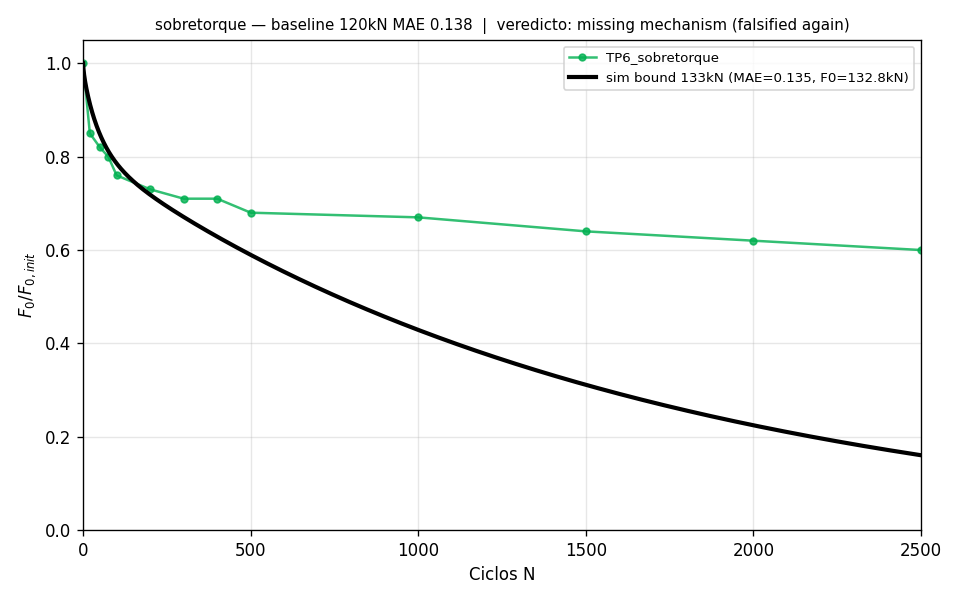

This chart was generated by the following Python code:
"""Fase 2 — discriminacao do sobretorque (MODEL_LEGITIMACY §4.5).

O Estagio A nao fecha o sobretorque: F0_test cravou no bound de 120 kN, MAE
0.1378 (18.9x o fit local de 1 parametro). Duas hipoteses:
  (A) bound apertado demais — a pre-carga real do ensaio (over-torque) era
      > 120 kN; com o teto elevado ao limite de sanidade (0.9*Rp0.2*A_s ~
      132.8 kN) o fit compartilhado alcanca o sobretorque.
  (B) mecanismo faltante — over-torque introduz um regime dependente da
      pressao de contato (atrito/wear/assentamento) ausente na fisica atual;
      elevar o teto NAO resgata o sobretorque.

Este experimento re-roda o Estagio A com o UNICO input mudado (teto do
estimate_F0 do sobretorque), le o baseline COMMITADO e classifica o resultado
com thresholds PRE-REGISTRADOS. Artefatos proprios; o bloco `shared` canonico
NUNCA e escrito (mesma disciplina de creep_anchor.json).

CUIDADO (spec Fase 1 §4): a hipotese GW k_tr(F0) para pressao-de-contato tem
sinal DESFAVORAVEL no slip atual (k_tr^ => slip^). Um veredicto de "mecanismo
faltante" NAO deve ser lido como aval para ressuscitar GW k_tr(F0) ingenuo.

Run:  python New_Theory/sobretorque_f0bound.py [--quick]
  --quick: n_cycles=300 (smoke; NAO gravar como resultado cientifico)
Runtime do run completo: ~15-40 min (fit_parsimonious x 4 condicoes + LOCO
nao e re-rodado aqui).
"""
from __future__ import annotations

import json
import sys
from pathlib import Path

ROOT = Path(__file__).resolve().parents[1]
sys.path.insert(0, str(ROOT / "src"))
sys.path.insert(0, str(ROOT / "New_Theory"))

SHARED_JSON = ROOT / "New_Theory" / "joint_calibrations.json"
OUT_JSON = ROOT / "New_Theory" / "sobretorque_f0bound.json"
OUT_PNG = ROOT / "New_Theory" / "sobretorque_f0bound.png"
OUT_MD = ROOT / "New_Theory" / "sobretorque_f0bound_report.md"

# Teto de sanidade F0 = 0.9 * Rp0.2(classe 10.9 = 940 MPa) * A_s(M16 = 157mm2)
# = 132.8 kN. Mesma formula de calibrate_shared.F0_SANITY_N (teste pina).
F0_SANITY_N = 0.9 * 940e6 * 157e-6

# Thresholds PRE-REGISTRADOS do veredicto (nao mexer para forcar resultado):
#   RESCUE_MAE  = entra na banda fittavel (demais condicoes fitam 0.046-0.075).
#   PERSIST_MAE = continua longe (> ~70% do baseline 0.138).
RESCUE_MAE = 0.06
PERSIST_MAE = 0.10


def read_baseline(json_path=SHARED_JSON) -> dict:
    """Baseline do sobretorque do bloco `shared` COMMITADO (bound 120 kN)."""
    data = json.loads(Path(json_path).read_text(encoding="utf-8"))
    sob = data["shared"]["conditions"]["sobretorque"]
    return dict(mae=float(sob["MAE"]),
                f0_N=float(sob["states"]["F0_test_N"]),
                mae_global=float(data["shared"]["mae_global"]))


def classify_verdict(mae_base: float, mae_new: float, f0_new: float,
                     ceiling: float) -> dict:
    """Classificacao pre-registrada. AS IS — nenhum threshold e ajustado."""
    pinned = f0_new >= 0.999 * ceiling
    if mae_new <= RESCUE_MAE:
        verdict = "bound-too-tight (rescued)"
    elif mae_new >= PERSIST_MAE:
        verdict = "missing mechanism (falsified again)"
    else:
        verdict = "partial / inconclusive"
    return dict(verdict=verdict, pinned_at_new_ceiling=pinned,
                delta_mae=mae_base - mae_new,
                mae_base=mae_base, mae_new=mae_new, f0_new_N=f0_new)


def run_raised_fit(n_cycles: int):
    """Re-roda o Estagio A com o UNICO input mudado: teto do estimate_F0 do
    sobretorque 120 kN -> F0_SANITY_N (~132.8 kN). Import de calibrate_shared
    e lazy (mantem o import do modulo leve para os testes dos helpers)."""
    from calibrate_shared import build_shared_config
    from bolt_analysis_studio.calibration.shared_calibrator import SharedCalibrator
    cfg = build_shared_config(n_cycles=n_cycles)
    cfg.estimate_F0 = dict(cfg.estimate_F0,
                           sobretorque=(40_000.0, F0_SANITY_N))
    cal = SharedCalibrator(cfg)
    res = cal.fit_parsimonious(tol=0.005, max_constants=4)
    return cal, res


def main():
    import matplotlib
    matplotlib.use("Agg")
    import matplotlib.pyplot as plt

    quick = "--quick" in sys.argv
    n_cycles = 300 if quick else 2500

    base = read_baseline()
    cal, res = run_raised_fit(n_cycles)
    mae_new = float(res["mae_by_condition"]["sobretorque"])
    f0_new = float(res["F0_estimates"]["sobretorque"])
    verdict = classify_verdict(base["mae"], mae_new, f0_new, F0_SANITY_N)

    print("== sobretorque: bound F0 120 kN -> %.1f kN (sanity) ==" %
          (F0_SANITY_N / 1e3))
    print(f"baseline : MAE {base['mae']:.4f}  F0 {base['f0_N']/1e3:.1f} kN "
          f"(global {base['mae_global']:.4f})")
    print(f"raised   : MAE {mae_new:.4f}  F0 {f0_new/1e3:.1f} kN "
          f"(global {res['mae_global']:.4f})  livres {res['free_constants']}")
    print(f"veredicto: {verdict['verdict']}  "
          f"(dMAE {verdict['delta_mae']:+.4f}, "
          f"cravado_no_teto={verdict['pinned_at_new_ceiling']})")

    if quick:
        print("--quick: smoke (NAO cientifico); nenhum artefato gravado.")
        return

    # plot: TP6 + sim do bound elevado (baseline anotado no titulo)
    sob = next(c for c in cal.cfg.conditions if c.name == "sobretorque")
    sim_N, sim_ratio = cal._run_condition(sob)
    fig, ax = plt.subplots(figsize=(8, 5))
    for c in sob.curves:
        ax.plot(c["cycles"], c["ratio"], "o-", ms=4, color="#00B050",
                alpha=0.8, label=c["name"])
    ax.plot(sim_N, sim_ratio, "k-", lw=2.5,
            label=f"sim bound {F0_SANITY_N/1e3:.0f}kN "
                  f"(MAE={mae_new:.3f}, F0={f0_new/1e3:.1f}kN)")
    ax.set_title(f"sobretorque — baseline 120kN MAE {base['mae']:.3f}  |  "
                 f"veredicto: {verdict['verdict']}", fontsize=9)
    ax.set_xlabel("Ciclos N"); ax.set_ylabel(r"$F_0/F_{0,init}$")
    ax.set_xlim(0, n_cycles); ax.set_ylim(0, 1.05); ax.grid(alpha=0.3)
    ax.legend(loc="upper right", fontsize=8)
    plt.tight_layout()
    fig.savefig(OUT_PNG, dpi=120)

    out = dict(
        campaign="Fase 2 — sobretorque F0-bound (MODEL_LEGITIMACY §4.5)",
        provenance=dict(
            f0_ceiling_N=F0_SANITY_N,
            f0_ceiling_formula="0.9 * Rp0.2(10.9=940MPa) * A_s(M16=157mm2)",
            only_change="estimate_F0[sobretorque] top 120kN -> 132.8kN",
            canonical_shared_block="NAO escrito (experimento)"),
        thresholds=dict(RESCUE_MAE=RESCUE_MAE, PERSIST_MAE=PERSIST_MAE),
        baseline=base,
        raised=dict(mae_sobretorque=mae_new, f0_test_N=f0_new,
                    mae_global=res["mae_global"],
                    free_constants=res["free_constants"],
                    constants=res["constants"],
                    selection_history=res["selection_history"],
                    mae_by_condition=res["mae_by_condition"],
                    F0_estimates=res["F0_estimates"]),
        verdict=verdict,
        caveat=("GW k_tr(F0) tem sinal desfavoravel no slip atual (spec Fase 1 "
                "§4) — 'missing mechanism' NAO avaliza k_tr(F0) ingenuo."))
    OUT_JSON.write_text(json.dumps(out, indent=2, ensure_ascii=False) + "\n",
                        encoding="utf-8")

    lines = [
        "# Sobretorque — discriminacao do bound F0 (Fase 2)", "",
        f"Baseline (bound 120 kN): MAE {base['mae']:.4f}, "
        f"F0 {base['f0_N']/1e3:.1f} kN, global {base['mae_global']:.4f}.", "",
        f"Bound elevado ao teto de sanidade ({F0_SANITY_N/1e3:.1f} kN): "
        f"MAE {mae_new:.4f}, F0 {f0_new/1e3:.1f} kN, "
        f"global {res['mae_global']:.4f}.", "",
        f"**Veredicto (pre-registrado): {verdict['verdict']}** "
        f"(dMAE {verdict['delta_mae']:+.4f}; "
        f"cravado no teto: {verdict['pinned_at_new_ceiling']}).", "",
        "Ressalva: GW k_tr(F0) tem sinal desfavoravel no slip atual "
        "(spec Fase 1 §4).",
    ]
    OUT_MD.write_text("\n".join(lines) + "\n", encoding="utf-8")
    print(f"Artefatos: {OUT_JSON.name}, {OUT_PNG.name}, {OUT_MD.name}")


if __name__ == "__main__":
    main()
